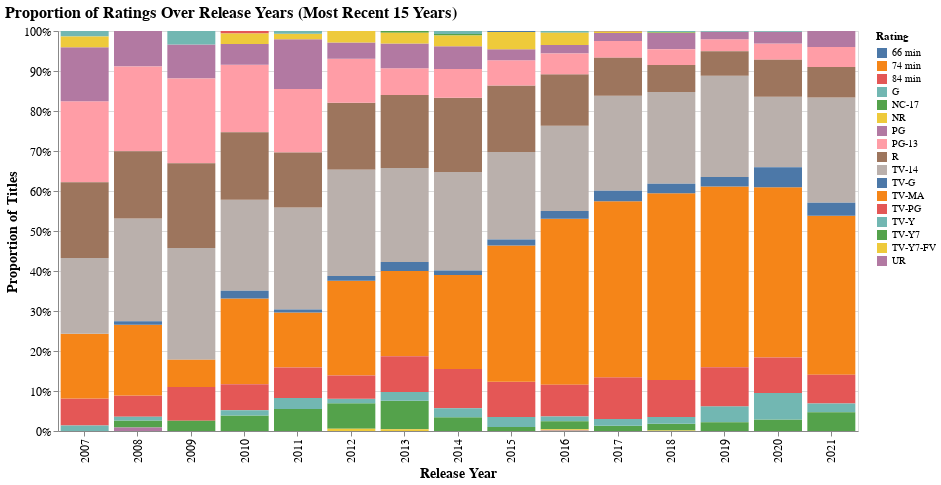

Notebook code for this chart:
### Code cell
movies = netflix_data[netflix_data['type'] == 'Movie'].copy()

movies['release_year'] = pd.to_numeric(movies['release_year'], errors='coerce')

recent_years = sorted(movies['release_year'].dropna().unique())[-yeartoanlyize:]
movies_recent = movies[movies['release_year'].isin(recent_years)]

movies_recent = movies_recent.dropna(subset=['rating'])

movies_recent['rating'] = movies_recent['rating'].str.strip()
titlestr = f"Proportion of Ratings Over Release Years (Most Recent {yeartoanlyize} Years)"
stacked_bar = alt.Chart(movies_recent).mark_bar().encode(
    x=alt.X('release_year:O', title='Release Year', sort=recent_years),
    y=alt.Y('count()', stack='normalize', title='Proportion of Titles'),
    color=alt.Color('rating:N', title='Rating'),
    tooltip=[
        alt.Tooltip('release_year:O', title='Release Year'),
        alt.Tooltip('rating:N', title='Rating'),
        alt.Tooltip('count()', title='Number of Titles')
    ]
).properties(
    title=titlestr,
    width=800,
    height=400
).configure_axis(
    labelFontSize=12,
    titleFontSize=14
).configure_title(
    fontSize=16,
    anchor='start'
)
stacked_bar

### Figure 1 — Vega specification as saved in the notebook (floating-point values rounded to 4 significant figures; data arrays with more than 128 entries replaced by an {"elided": "..."} marker saying what was removed)
{"$schema": "https://vega.github.io/schema/vega/v5.json", "data": [{"name": "source_0"}, {"name": "data_0", "values": {"elided": "162 records"}}, {"name": "source_0_x_domain_release_year", "values": [{"release_year": 2020, "sort_field": 13.0}, {"release_year": 2021, "sort_field": 14.0}, {"release_year": 2010, "sort_field": 3.0}, {"release_year": 2013, "sort_field": 6.0}, {"release_year": 2017, "sort_field": 10.0}, {"release_year": 2012, "sort_field": 5.0}, {"release_year": 2011, "sort_field": 4.0}, {"release_year": 2008, "sort_field": 1.0}, {"release_year": 2009, "sort_field": 2.0}, {"release_year": 2007, "sort_field": 0.0}, {"release_year": 2018, "sort_field": 11.0}, {"release_year": 2019, "sort_field": 12.0}, {"release_year": 2015, "sort_field": 8.0}, {"release_year": 2014, "sort_field": 7.0}, {"release_year": 2016, "sort_field": 9.0}]}, {"name": "data_0_color_domain_rating", "values": [{"rating": "PG-13"}, {"rating": "PG"}, {"rating": "TV-MA"}, {"rating": "TV-PG"}, {"rating": "TV-14"}, {"rating": "TV-Y"}, {"rating": "R"}, {"rating": "TV-G"}, {"rating": "TV-Y7"}, {"rating": "G"}, {"rating": "NC-17"}, {"rating": "74 min"}, {"rating": "84 min"}, {"rating": "66 min"}, {"rating": "NR"}, {"rating": "TV-Y7-FV"}, {"rating": "UR"}]}], "marks": [{"type": "rect", "name": "marks", "from": {"data": "data_0"}, "encode": {"update": {"tooltip": {"signal": "{\"Release Year\": isValid(datum[\"release_year\"]) ? datum[\"release_year\"] : \"\"+datum[\"release_year\"], \"Rating\": isValid(datum[\"rating\"]) ? datum[\"rating\"] : \"\"+datum[\"rating\"], \"Number of Titles\": format(datum[\"__count\"], \"\")}"}, "width": {"signal": "max(0.25, bandwidth('x'))"}, "y": {"field": "__count_end", "scale": "y"}, "fill": {"field": "rating", "scale": "color"}, "y2": {"field": "__count_start", "scale": "y"}, "x": {"field": "release_year", "scale": "x"}}}, "style": ["bar"]}], "scales": [{"name": "x", "type": "band", "domain": {"data": "source_0_x_domain_release_year", "field": "release_year", "sort": {"op": "max", "field": "sort_field"}}, "range": [0, {"signal": "width"}], "paddingInner": 0.1, "paddingOuter": 0.05}, {"name": "y", "type": "linear", "domain": [0, 1], "range": [{"signal": "height"}, 0], "nice": true, "zero": true}, {"name": "color", "type": "ordinal", "domain": {"data": "data_0_color_domain_rating", "field": "rating", "sort": true}, "range": "category"}], "axes": [{"scale": "y", "maxExtent": 0, "grid": true, "zindex": 0, "gridScale": "x", "aria": false, "ticks": false, "domain": false, "minExtent": 0, "orient": "left", "labels": false, "tickCount": {"signal": "ceil(height/40)"}}, {"scale": "x", "labelAlign": "right", "labelAngle": 270, "labelBaseline": "middle", "zindex": 0, "orient": "bottom", "grid": false, "title": "Release Year"}, {"scale": "y", "orient": "left", "format": ".0%", "zindex": 0, "labelOverlap": true, "grid": false, "tickCount": {"signal": "ceil(height/40)"}, "title": "Proportion of Titles"}], "title": {"text": "Proportion of Ratings Over Release Years (Most Recent 15 Years)", "anchor": "start"}, "style": "cell", "width": 800, "padding": 5, "height": 400, "background": "white", "legends": [{"title": "Rating", "fill": "color", "symbolType": "square"}], "config": {"axis": {"labelFontSize": 12, "titleFontSize": 14}, "style": {"group-title": {"fontSize": 16}}}}
